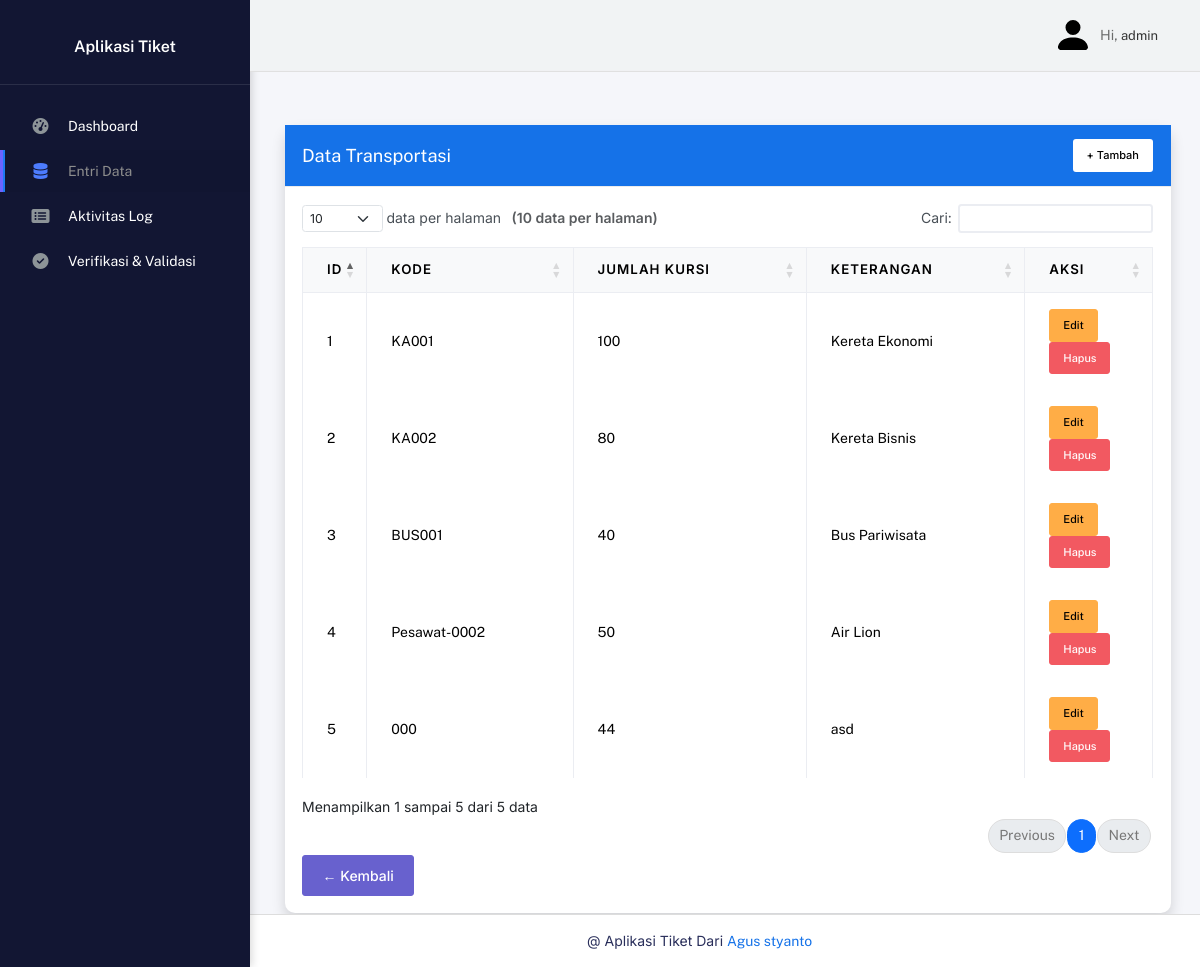
Page /backend/pages/entri data/transportasi.php (signed in) on the committed database.
### tables this page shows
CREATE TABLE `transportasi` (
  `id_transportasi` int NOT NULL,
  `kode` varchar(20) NOT NULL,
  `jumlah_kursi` int NOT NULL,
  `keterangan` text,
  `id_type_transportasi` int NOT NULL
);

### backend/pages/entri data/transportasi.php (the view, shortened to what this page needs)
<?php
include '../../partials/header.php';
include '../../partials/navbar.php';
include '../../partials/sidebar.php';
include '../../../config/connection.php';
$q = mysqli_query($conn, "SELECT * FROM transportasi");
?>
<div class="container-fluid">
    <div class="page-inner mt-4 px-3">
        <div class="card shadow border-0">
            <div class="card-header d-flex justify-content-between align-items-center bg-primary text-white">
                <h5 class="mb-0">Data Transportasi</h5>
                <a href="../entri data/create tr.php" class="btn btn-light btn-sm">+ Tambah</a>
            </div>
            <div class="card-body">
                <div class="table-responsive">
                    <table class="table table-bordered table-hover align-middle datatable">
                        <thead class="table-light text-center">
                            <tr>
                                <th width="5%">ID</th>
                                <th>Kode</th>
                                <th>Jumlah Kursi</th>
                                <th>Keterangan</th>
                                <th width="15%">Aksi</th>
                            </tr>
                        </thead>
                        <tbody>
                            <?php if (mysqli_num_rows($q) > 0): ?>
                                <?php
                                $no = 1;
                                while ($row = mysqli_fetch_assoc($q)): ?>
                                    <tr>
                                        <td><?= $no++; ?></td>
                                        <td><?= htmlspecialchars($row['kode']); ?></td>
                                        <td><?= htmlspecialchars($row['jumlah_kursi']); ?></td>
                                        <td><?= htmlspecialchars($row['keterangan']); ?></td>
                                        <td>
                                            <a href="../entri data/edit_tr.php?id_transportasi=<?= $row['id_transportasi']; ?>"
                                                class="btn btn-warning btn-sm">
                                                Edit
                                            </a>
                                            <a href="../../actions/entri data/delete_tr.php?id_transportasi=<?= $row['id_transportasi']; ?>"
                                                class="btn btn-danger btn-sm btn-delete">
                                                Hapus
                                            </a>
                                        </td>
                                    </tr>
                                <?php endwhile; ?>
                            <?php endif; ?>
                        </tbody>
                    </table>
                </div>
                <div class="">
                    <a href="../entri data/index.php" class="btn btn-secondary">
                        ← Kembali
                    </a>
                </div>
            </div>
        </div>
    </div>
</div>
<?php include '../../partials/footer.php'; ?>
<link href="https://cdn.datatables.net/1.13.6/css/dataTables.bootstrap5.min.css" rel="stylesheet">
<link href="https://cdn.datatables.net/buttons/2.4.1/css/buttons.bootstrap5.min.css" rel="stylesheet">

### backend/partials/navbar.php (style rules this page uses)
body { background-color: #f8faff; }

### backend/partials/sidebar.php (style rules this page uses)
body { font-family: 'Inter', sans-serif; margin: 0; background-color: #f5f6fa; display: flex; }

### rows in the picture
transportasi: kode "KA001", jumlah_kursi "100", keterangan "Kereta Ekonomi"
transportasi: kode "KA002", jumlah_kursi "80", keterangan "Kereta Bisnis"
transportasi: kode "BUS001", jumlah_kursi "40", keterangan "Bus Pariwisata"
transportasi: kode "Pesawat-0002", jumlah_kursi "50", keterangan "Air Lion"
transportasi: kode "000", jumlah_kursi "44", keterangan "asd"

### other values in the picture
$_SESSION['level'] "admin"
